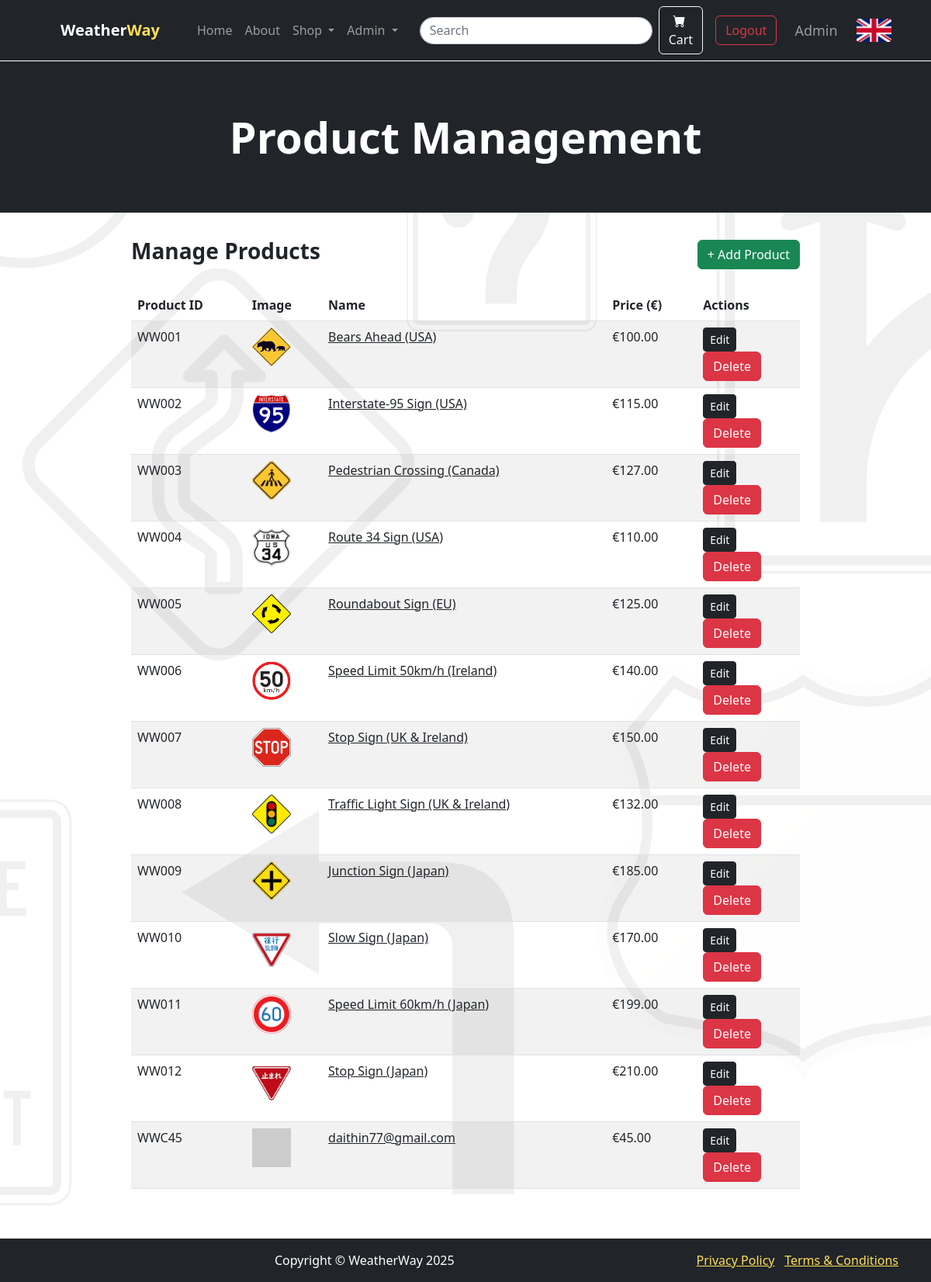
The app's page /admin/products (signed in) with its own data.
### model/models.py (models this page shows, shortened)
class User(db.Model, UserMixin):
    id: int = db.Column(db.Integer, primary_key=True)
    username: str = db.Column(db.String(50), unique=True, nullable=False)
    first_name: str = db.Column(db.String(100), unique=False, nullable=False)
    last_name: str = db.Column(db.String(100), unique=False, nullable=False)
    email: str = db.Column(db.String(100), unique=True, nullable=False)
    password_hash: str = db.Column(db.String(200), nullable=False)
    role: str = db.Column(db.String(20), default="customer", nullable=False)
    created_at: datetime = db.Column(db.DateTime, default=db.func.current_timestamp())

class Product(db.Model):
    id = db.Column(db.String(10), primary_key=True)
    name = db.Column(db.String(100), nullable=False)
    brand = db.Column(db.String(50), nullable=False)
    price = db.Column(db.Float(10000), nullable=False)
    coating = db.Column(db.String(50))
    materials = db.Column(db.String(100))
    embossing = db.Column(db.String(50))
    image_url = db.Column(db.String(200))
    description = db.Column(db.Text)
    country = db.Column(db.String(50), nullable=False)

### app.py (the view)
@app.route('/admin/products')
@login_required
@admin_required
def admin_products():
    products = Product.query.order_by(Product.id).all()
    return render_template('admin/products.html', products=products)

### app.py (called while the page is built)
@app.context_processor
def inject_translations():
    language = session.get("language", "en")  # Default to English
    return {"t": translations.get(language, translations["en"])}  # Provide translation dictionary

@login_manager.user_loader
def load_user(user_id):
    return User.query.get(int(user_id))  # Loads user by ID

@app.before_request
def ensure_basket_exists():
    if 'basket' not in session or not isinstance(session['basket'], dict):
        session['basket'] = {}  # Ensure it's always a dictionary
    session.modified = True  # Ensure session updates

def admin_required(f):
    @wraps(f)
    def decorated_function(*args, **kwargs):
        if 'user_id' not in session or session.get('role') != 'admin':
            flash("Unauthorized access. Admins only.", "danger")
            return redirect(url_for('customer_home'))
        return f(*args, **kwargs)
    return decorated_function

### templates/admin/products.html (shortened to what this page needs)
{% extends "base.html" %}
{% block content %}
    <header class="bg-dark py-3">
        <div class="container px-4 px-lg-5 my-5">
            <div class="text-center">
                <h1 class="display-4 fw-bolder text-white">Product Management</h1>
            </div>
        </div>
    </header>
    <section class="py-0 pb-5">
        <div class="container px-4 px-lg-5">
            <div class="row gx-4 gx-lg-5 justify-content-center">
                <div class="col-lg-10">
                    <div class="d-flex justify-content-between align-items-center mb-4">
                        <h3 class="fw-bolder">Manage Products</h3>
                        <a href="{{ url_for('admin_add_product') }}" class="btn btn-success">+ Add Product</a>
                    </div>
                    <table class="table table-striped">
                        <thead>
                            <tr>
                                <th>Product ID</th>
                                <th>Image</th>
                                <th>Name</th>
                                <th>Price (€)</th>
                                <th>Actions</th>
                            </tr>
                        </thead>
                        <tbody>
                            {% for product in products %}
                            <tr>
                                <td>{{ product.id }}</td>
                                <td>
                                    <img src="{{ url_for('static', filename=product.image_url) }}" alt="{{ product.name }}" width="50" height="50">
                                </td>
                                <td>
                                    <a href="{{ url_for('product_details', product_id=product.id) }}" class="text-dark">
                                        {{ product.name }}
                                    </a>
                                </td>
                                <td>€{{ "%.2f"|format(product.price) }}</td>
                                <td style="align-items: center">
                                    <a href="{{ url_for('admin_edit_product', product_id=product.id) }}" class="btn btn-dark btn-sm">Edit</a>
                                    <form action="{{ url_for('admin_delete_product', product_id=product.id) }}" method="POST" onsubmit="return confirm('Are you sure you want to delete this product?');">
                                        <a type="submit" class="btn btn-danger">Delete</a>
                                    </form>
                                </td>
                            </tr>
                            {% endfor %}
                        </tbody>
                    </table>
                </div>
            </div>
        </div>
    </section>
{% endblock %}

### templates/base.html (shortened to what this page needs)
<!DOCTYPE html>
<html lang="en">
    <head>
        <link href="{{ url_for('static', filename='styles.css') }}" rel="stylesheet" />
        <link href="https://cdn.jsdelivr.net/npm/bootstrap-icons@1.10.2/font/bootstrap-icons.css" rel="stylesheet">
    </head>
    <body class="customer-bg">
        <nav class="navbar navbar-expand-lg navbar-dark bg-dark navbar-divider">
            <div class="container px-4 px-lg-5">
                <a class="navbar-brand" href="/">
                    <strong style="color: #ffffff;">Weather</strong><strong style="color: #ffde59;">Way</strong>
                </a>
                <div class="collapse navbar-collapse" id="navbarSupportedContent">
                    <ul class="navbar-nav me-auto mb-2 mb-lg-0 ms-lg-4">
                        <li class="nav-item">
                            <a class="nav-link {% if request.path == '/' %}active{% endif %}" href="{{ url_for('customer_home') }}">{{ t["home"] }}</a>
                        </li>
                        <li class="nav-item">
                            <a class="nav-link {% if request.path == '/about' %}active{% endif %}" href="{{ url_for('about') }}">{{ t["about"] }}</a>
                        </li>
                        <li class="nav-item dropdown">
                            <a class="nav-link dropdown-toggle {% if request.path.startswith('/all-products') or request.path.startswith('/featured-products') %}active{% endif %}"
                            id="navbarDropdown" href="#" role="button" data-bs-toggle="dropdown" aria-expanded="false">
                             {{ t["shop"] }}
                            </a>
                        </li>
                        {% if session.get('role') == 'admin' %}
                        <li class="nav-item dropdown">
                            <a class="nav-link dropdown-toggle" href="#"
                               id="adminDropdown" role="button" data-bs-toggle="dropdown"aria-expanded="false">
                                Admin
                            </a>
                        </li>
                        {% endif %}
                        <form class="d-flex position-relative" autocomplete="off" style="padding-left: 20px; align-items: center">
                            <input class="form-control me-2" type="text" id="search-input" placeholder="Search" style="background-color: white; color: #212529; width: 300px; height: 35px; border-radius: 30px">
                        </form>
                    </ul>
                    <ul class="navbar-nav ms-auto" style="align-items: center">
                        <li class="nav-item">
                            <a class="btn btn-outline-light me-3 position-relative" href="{{ url_for('shopping_cart') }}">
                                <i class="bi-cart-fill me-1"></i> {{ t["cart"] }}
                            </a>
                        </li>
                        {% if current_user.is_authenticated %}
                            <li class="nav-item">
                                <a class="btn btn-outline-danger" href="{{ url_for('logout') }}">{{ t["sign_out"] }}</a>
                            </li>
                            <li class="nav-item" style="padding-left: 15px; padding-right: 8px; font-size: large">
                                <a class="nav-link ">{{ current_user.first_name }}</a>
                            </li>
                        {% else %}
                            <li class="nav-item">
                                <a class="btn btn-outline-success" href="{{ url_for('login') }}">{{ t["sign_in"] }}</a>
                            </li>
                        {% endif %}
                            <li class="nav-item">
                                <a href="#" id="toggle-language" class="nav-link">
                                    <img id="lang-icon" src="{{ url_for('static', filename='images/' + ('union-jack.png' if session.get('language', 'en') == 'en' else 'france-flag.png')) }}" alt="{{ t['language'] }}" style="max-height: 30px; max-width: 45px">
                                </a>
                            </li>
                    </ul>
                </div>
            </div>
        </nav>
        <main>
            {% block content %}
            {% endblock %}
        </main>
        <footer class="py-3 bg-dark">
            <div class="container d-flex justify-content-between align-items-center">
                <p class="m-0 text-center text-white flex-grow-1 text-md-center">Copyright &copy; WeatherWay 2025</p>
                <div class="text-end">
                    <a href="{{ url_for('privacy_policy') }}" style="color: #FFDE59FF">Privacy Policy</a>
                    &middot;
                    <a href="{{ url_for('terms_conditions') }}" style="color: #FFDE59FF">Terms &amp; Conditions</a>
                </div>
            </div>
        </footer>
    </body>
</html>

### records on screen
User: first_name "Admin"
Product: id "WW001", image_url (picture), name "Bears Ahead (USA)", price "100.00"
Product: id "WW002", image_url (picture), name "Interstate-95 Sign (USA)", price "115.00"
Product: id "WW003", image_url (picture), name "Pedestrian Crossing (Canada)", price "127.00"
Product: id "WW004", image_url (picture), name "Route 34 Sign (USA)", price "110.00"
Product: id "WW005", image_url (picture), name "Roundabout Sign (EU)", price "125.00"
Product: id "WW006", image_url (picture), name "Speed Limit 50km/h (Ireland)", price "140.00"
Product: id "WW007", image_url (picture), name "Stop Sign (UK & Ireland)", price "150.00"
Product: id "WW008", image_url (picture), name "Traffic Light Sign (UK & Ireland)", price "132.00"
Product: id "WW009", image_url (picture), name "Junction Sign (Japan)", price "185.00"
Product: id "WW010", image_url (picture), name "Slow Sign (Japan)", price "170.00"
Product: id "WW011", image_url (picture), name "Speed Limit 60km/h (Japan)", price "199.00"
Product: id "WW012", image_url (picture), name "Stop Sign (Japan)", price "210.00"
Product: id "WWC45", name "daithin77@gmail.com", price "45.00"

### other values on screen
{{ t["home"] }} "Home"
{{ t["about"] }} "About"
{{ t["shop"] }} "Shop"
{{ t["cart"] }} "Cart"
{{ t["sign_out"] }} "Logout"
